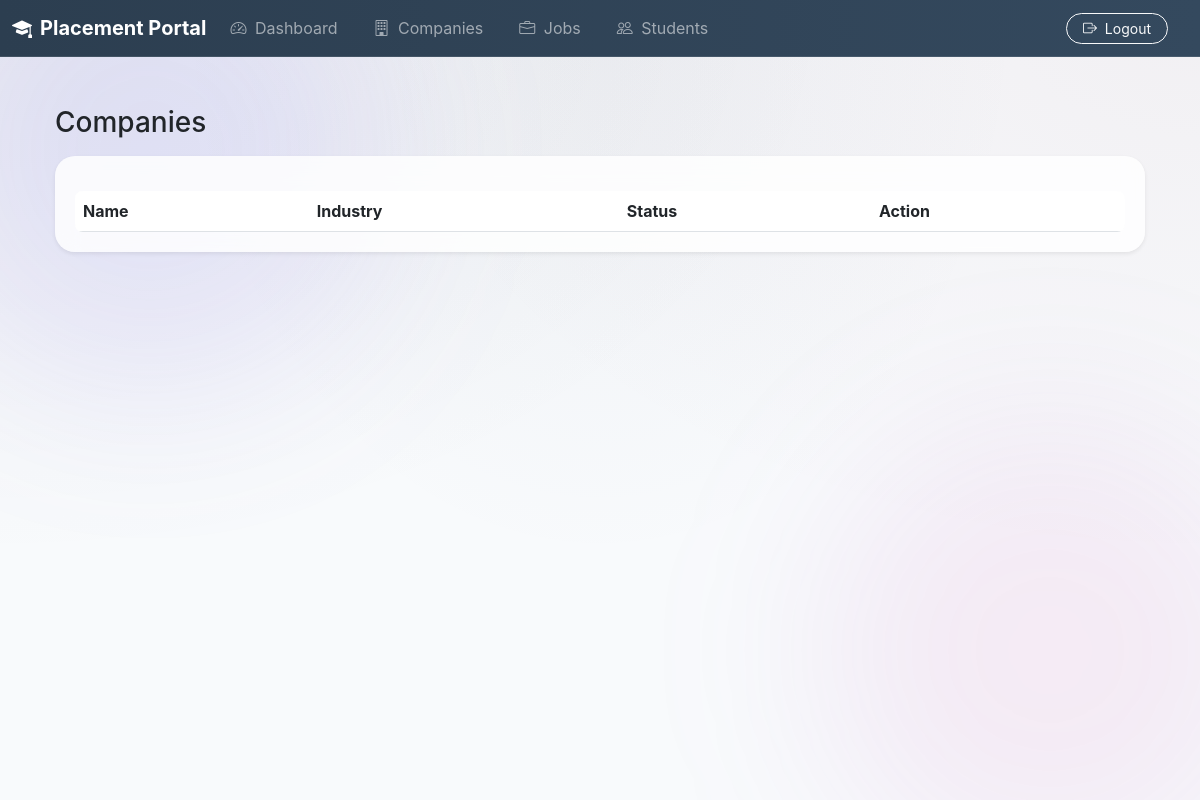
The app's page /admin/companies (signed in), older data.
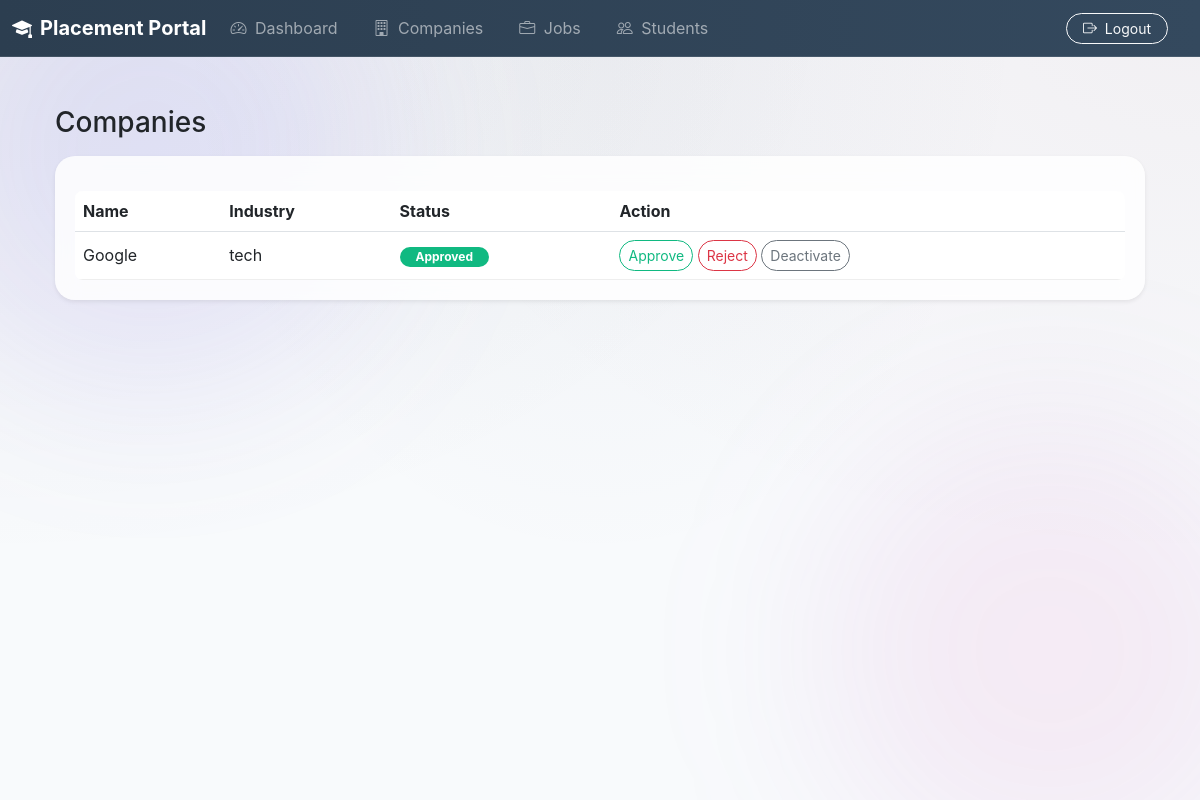
The same page, newer data.
### app.py (models this page shows)
class CompanyProfile(db.Model):
    __tablename__ = 'company'
    id = db.Column(db.Integer, primary_key=True)
    user_id = db.Column(db.Integer, db.ForeignKey('users.id'), unique=True, nullable=False)
    company_name = db.Column(db.String(120), nullable=False)
    industry = db.Column(db.String(120), nullable=False)
    website = db.Column(db.String(255), nullable=True)
    location = db.Column(db.String(120), nullable=True)
    company_size = db.Column(db.String(50), nullable=True)
    description = db.Column(db.Text, nullable=True)
    user = db.relationship('User', back_populates='company_profile', uselist=False)
    jobs = db.relationship('Job', back_populates='company')

### app.py (the view)
@app.route('/admin/companies')
@login_required
def view_companies():
    if current_user.role != 'admin':
        return redirect(url_for('login'))
    companies = CompanyProfile.query.all()
    return render_template('admin/companies.html', companies=companies)

### app.py (called while the page is built)
@login_manager.user_loader
def load_user(user_id):
    return User.query.get(int(user_id))

### templates/admin/companies.html
{% extends 'base.html' %}
{% block content %}
<h3 class="mb-3">Companies</h3>
<div class="card border-0 shadow-sm overflow-hidden">
    <div class="table-responsive">
        <table class="table table-hover align-middle mb-0">
            <thead class="bg-light border-bottom">
                <tr>
                    <th>Name</th>
                    <th>Industry</th>
                    <th>Status</th>
                    <th>Action</th>
                </tr>
            </thead>
            <tbody>
                {% for c in companies %}
                <tr>
                    <td>{{ c.company_name }}</td>
                    <td>{{ c.industry }}</td>
                    <td>
                        {% if c.user.is_approved %}
                            <span class="badge rounded-pill bg-success px-3">Approved</span>
                        {% else %}
                            <span class="badge rounded-pill bg-warning text-dark px-3">Pending</span>
                        {% endif %}
                    </td>
                    <td>
                        <a href="/admin/company/approve/{{ c.user_id }}" class="btn btn-outline-success btn-sm rounded-pill">Approve</a>
                        <a href="/admin/company/reject/{{ c.user_id }}" class="btn btn-outline-danger btn-sm rounded-pill">Reject</a>
                        <a href="/admin/company/deactivate/{{ c.user_id }}" class="btn btn-outline-secondary btn-sm rounded-pill">Deactivate</a>
                    </td>
                </tr>
                {% endfor %}
            </tbody>
        </table>
    </div>
</div>
{% endblock %}

### templates/base.html (shortened to what this page needs)
<!DOCTYPE html>
<html>
<head>
    <link href="https://cdn.jsdelivr.net/npm/bootstrap@5.3.0/dist/css/bootstrap.min.css" rel="stylesheet">
    <link rel="stylesheet" href="{{ url_for('static', filename='css/style.css') }}">
    <link rel="stylesheet" href="https://cdn.jsdelivr.net/npm/bootstrap-icons@1.11.1/font/bootstrap-icons.css">
</head>
<body>
    <div class="bg-blob" style="bottom: -100px; right: -100px; background: radial-gradient(circle, rgba(236, 72, 153, 0.1) 0%, rgba(99, 102, 241, 0.05) 100%);"></div>
    <nav class="navbar navbar-expand-lg navbar-dark bg-dark sticky-top mb-4">
        <div class="container-fluid">
            <a class="navbar-brand fw-bold" href="/"><i class="bi bi-mortarboard-fill me-2"></i>Placement Portal</a>
            <div class="collapse navbar-collapse" id="navbarNav">
                <ul class="navbar-nav me-auto">
                    {% if current_user.role == 'admin' %}
                        <li class="nav-item"><a class="nav-link" href="/admin/dashboard"><i class="bi bi-speedometer2 me-1"></i> Dashboard</a></li>
                        <li class="nav-item"><a class="nav-link" href="/admin/companies"><i class="bi bi-building me-1"></i> Companies</a></li>
                        <li class="nav-item"><a class="nav-link" href="/admin/jobs"><i class="bi bi-briefcase me-1"></i> Jobs</a></li>
                        <li class="nav-item"><a class="nav-link" href="/admin/students"><i class="bi bi-people me-1"></i> Students</a></li>
                    {% elif current_user.role == 'company' %}
                        <li class="nav-item"><a class="nav-link" href="/company/dashboard"><i class="bi bi-speedometer2 me-1"></i> Dashboard</a></li>
                        <li class="nav-item"><a class="nav-link" href="/company/job/create"><i class="bi bi-plus-circle me-1"></i> Post Job</a></li>
                    {% elif current_user.role == 'student' %}
                        <li class="nav-item"><a class="nav-link" href="/student/dashboard"><i class="bi bi-speedometer2 me-1"></i> Dashboard</a></li>
                        <li class="nav-item"><a class="nav-link" href="/student/applications"><i class="bi bi-file-earmark-text me-1"></i> Applications</a></li>
                    {% endif %}
                </ul>
                <ul class="navbar-nav">
                    {% if current_user.is_authenticated %}
                        <li class="nav-item"><a class="btn btn-outline-light btn-sm btn-rounded px-3 ms-lg-2" href="/logout"><i class="bi bi-box-arrow-right me-1"></i> Logout</a></li>
                    {% else %}
                        <li class="nav-item"><a class="nav-link" href="/login">Login</a></li>
                        <li class="nav-item"><a class="btn btn-primary btn-sm btn-rounded px-3 ms-lg-2" href="/register">Register</a></li>
                    {% endif %}
                </ul>
            </div>
        </div>
    </nav>
    <div class="container pb-5">
        {% block content %}
        {% endblock %}
    </div>
</body>
</html>

### static/css/style.css (style rules this page uses)
body { font-family: 'Segoe UI', Arial, sans-serif; background-color: #eef2f5; margin: 0; }
nav { background: linear-gradient(90deg, #2c3e50, #34495e); padding: 12px 25px; display: flex; align-items: center; }
nav a { color: #ecf0f1; margin-right: 20px; text-decoration: none; font-weight: 500; transition: 0.3s; }
.container { padding: 25px; }
.card { background: white; padding: 20px; margin-bottom: 20px; border-radius: 10px; box-shadow: 0 4px 10px rgba(0,0,0,0.08); }
table { width: 100%; border-collapse: collapse; margin-top: 15px; background: white; border-radius: 8px; overflow: hidden; }
th { background: #34495e; color: white; padding: 12px; }
td { padding: 12px; border-bottom: 1px solid #eee; }

### templates/base.html (style rules this page uses)
:root { --primary: #4f46e5; --secondary: #ec4899; --success: #10b981; --info: #0ea5e9; --warning: #f59e0b; --danger: #ef4444; --glass-bg: rgba(255, 255, 255, 0.82); --glass-border: rgba(255, 255, 255, 0.3); }
body { background-color: #f8fafc; background-image: radial-gradient(at 0% 0%, hsla(253,16%,7%,0.05) 0, transparent 50%), radial-gradient(at 50% 0%, hsla(225,39%,30%,0.05) 0, transparent 50%), radial-gradient(at 100% 0%, hsla(339,49%,30%,0.05) 0, transparent 50%); background-attachment: fixed; min-height: 100vh; font-family: 'Inter', -apple-system, sans-serif; position: relative; overflow-x: hidden; }
.bg-blob { position: fixed; width: 500px; height: 500px; background: radial-gradient(circle, rgba(99, 102, 241, 0.15) 0%, rgba(168, 85, 247, 0.05) 100%); filter: blur(80px); border-radius: 50%; z-index: -1; animation: float 20s infinite alternate; }
.navbar { backdrop-filter: blur(15px); background-color: rgba(15, 23, 42, 0.9) !important; border-bottom: 1px solid rgba(255, 255, 255, 0.1); }
.card { background: var(--glass-bg); backdrop-filter: blur(12px); border-radius: 20px; border: 1px solid var(--glass-border); box-shadow: 0 8px 32px 0 rgba(31, 38, 135, 0.07); transition: transform 0.3s ease; }
.btn-rounded { border-radius: 50px; }
.btn-outline-success { color: var(--success) !important; border-color: var(--success) !important; }
.bg-success { background-color: var(--success) !important; }

Row changes from the older to the newer data that the page shows:
added CompanyProfile: company_name "Google", industry "tech"
